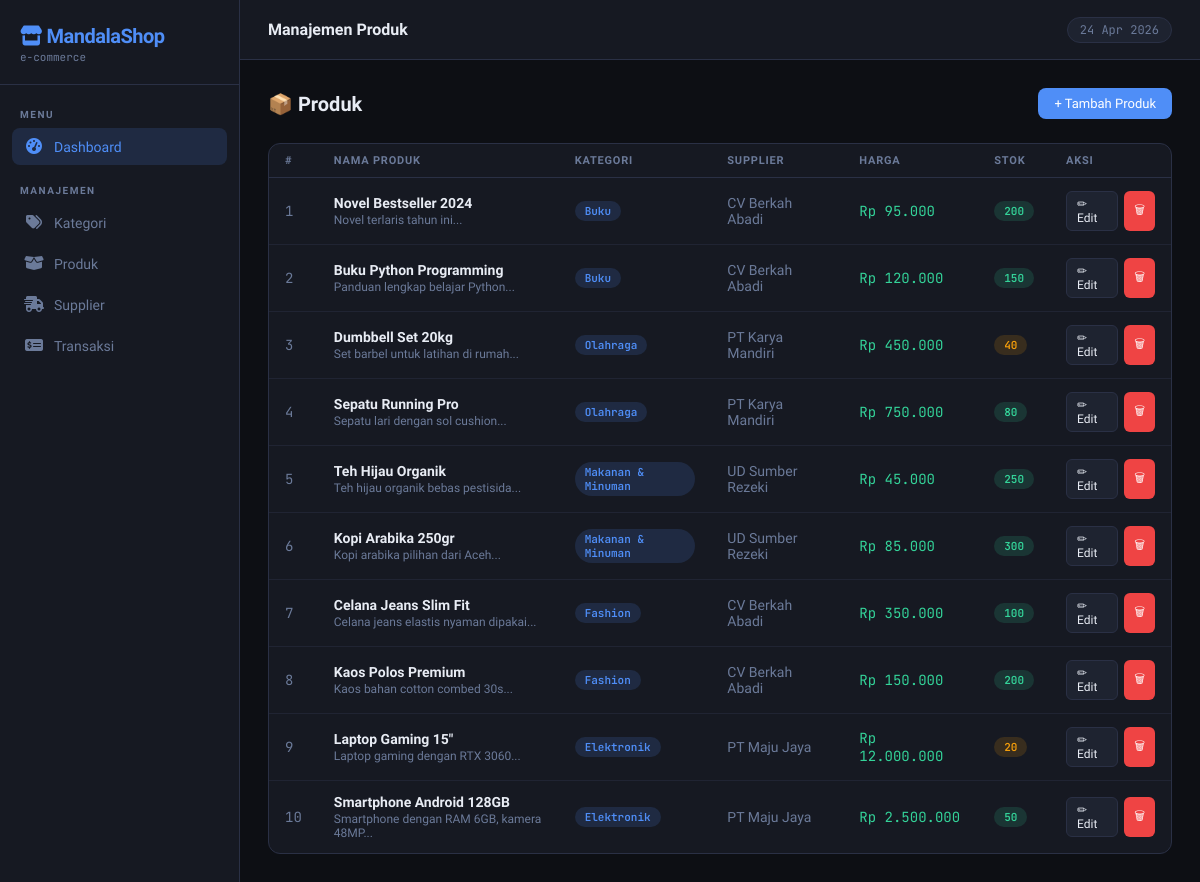
The page /?page=produk on the database its author committed.
### tables this page shows
CREATE TABLE IF NOT EXISTS produk (
    id INT AUTO_INCREMENT PRIMARY KEY,
    nama VARCHAR(150) NOT NULL,
    kategori_id INT,
    supplier_id INT,
    harga DECIMAL(15,2) NOT NULL DEFAULT 0,
    stok INT NOT NULL DEFAULT 0,
    deskripsi TEXT,
    created_at TIMESTAMP DEFAULT CURRENT_TIMESTAMP,
    FOREIGN KEY (kategori_id) REFERENCES kategori(id) ON DELETE SET NULL,
    FOREIGN KEY (supplier_id) REFERENCES supplier(id) ON DELETE SET NULL
);

CREATE TABLE IF NOT EXISTS kategori (
    id INT AUTO_INCREMENT PRIMARY KEY,
    nama VARCHAR(100) NOT NULL,
    deskripsi TEXT,
    created_at TIMESTAMP DEFAULT CURRENT_TIMESTAMP
);

CREATE TABLE IF NOT EXISTS supplier (
    id INT AUTO_INCREMENT PRIMARY KEY,
    nama VARCHAR(150) NOT NULL,
    email VARCHAR(100),
    telepon VARCHAR(20),
    alamat TEXT,
    created_at TIMESTAMP DEFAULT CURRENT_TIMESTAMP
);

### app/controllers/ProdukController.php (called while the page is built, shortened)
<?php
require_once 'Controller.php';
require_once 'app/models/ProdukModel.php';
class ProdukController extends Controller {
    private $model;
    public function __construct() {
        $this->model = new ProdukModel();
    }
    public function index() {
        $this->view('produk/index', [
            'title'   => 'Manajemen Produk',
            'produks' => $this->model->getAllWithRelations(),
            'flash'   => $this->getFlash(),
        ]);
    }
}

### app/models/Model.php (called while the page is built, shortened)
<?php
class Model {
    public function __construct() {
        $this->db = new mysqli(DB_HOST, DB_USER, DB_PASS, DB_NAME);
    }
}

### app/models/ProdukModel.php (called while the page is built, shortened)
<?php
require_once 'Model.php';
class ProdukModel extends Model {
    public function getAllWithRelations() {
        $sql = "SELECT p.*, k.nama AS nama_kategori, s.nama AS nama_supplier
                FROM produk p
                LEFT JOIN kategori k ON p.kategori_id = k.id
                LEFT JOIN supplier s ON p.supplier_id = s.id
                ORDER BY p.id DESC";
        $result = $this->db->query($sql);
        return $result ? $result->fetch_all(MYSQLI_ASSOC) : [];
    }
}

### app/views/produk/index.php (the view)
<div class="page-header">
    <h2>📦 Produk</h2>
    <a href="?page=produk&action=create" class="btn btn-primary">+ Tambah Produk</a>
</div>
<div class="card">
    <div class="table-wrap">
        <table>
            <thead>
                <tr>
                    <th>#</th>
                    <th>Nama Produk</th>
                    <th>Kategori</th>
                    <th>Supplier</th>
                    <th>Harga</th>
                    <th>Stok</th>
                    <th>Aksi</th>
                </tr>
            </thead>
            <tbody>
                <?php if (empty($produks)): ?>
                <tr><td colspan="7">
                    <div class="empty-state">
                        <div class="big-icon">📦</div>
                        <p>Belum ada produk. <a href="?page=produk&action=create" style="color:var(--accent)">Tambah sekarang</a></p>
                    </div>
                </td></tr>
                <?php else: ?>
                <?php foreach ($produks as $i => $p): ?>
                <tr>
                    <td class="text-muted text-mono"><?= $i + 1 ?></td>
                    <td>
                        <div style="font-weight:600"><?= htmlspecialchars($p['nama']) ?></div>
                        <?php if (!empty($p['deskripsi'])): ?>
                        <div class="text-muted" style="font-size:12px;margin-top:2px">
                            <?= htmlspecialchars(substr($p['deskripsi'], 0, 50)) ?>...
                        </div>
                        <?php endif; ?>
                    </td>
                    <td><span class="badge badge-blue"><?= htmlspecialchars($p['nama_kategori'] ?? '-') ?></span></td>
                    <td class="text-muted"><?= htmlspecialchars($p['nama_supplier'] ?? '-') ?></td>
                    <td class="text-mono" style="color:var(--accent2)">Rp <?= number_format($p['harga'], 0, ',', '.') ?></td>
                    <td>
                        <?php $stokClass = $p['stok'] < 10 ? 'badge-red' : ($p['stok'] < 50 ? 'badge-amber' : 'badge-green'); ?>
                        <span class="badge <?= $stokClass ?>"><?= $p['stok'] ?></span>
                    </td>
                    <td>
                        <div class="actions">
                            <a href="?page=produk&action=edit&id=<?= $p['id'] ?>" class="btn btn-ghost btn-sm">✏ Edit</a>
                            <a href="?page=produk&action=delete&id=<?= $p['id'] ?>" class="btn btn-danger btn-sm"
                               onclick="return confirm('Hapus produk ini?')">🗑</a>
                        </div>
                    </td>
                </tr>
                <?php endforeach; ?>
                <?php endif; ?>
            </tbody>
        </table>
    </div>
</div>

### app/controllers/Controller.php (shortened to what this page needs)
<?php
class Controller {
    protected function view($view, $data = []) {
        extract($data);
        $viewPath = "app/views/{$view}.php";
        if (file_exists($viewPath)) {
            require $viewPath;
        } else {
            echo "<p>View '{$view}' tidak ditemukan.</p>";
        }
        $content = ob_get_clean();
        require 'app/views/layouts/main.php';
    }
}

### index.php (shortened to what this page needs)
<?php
spl_autoload_register(function ($class) {
    $paths = ['app/controllers/', 'app/models/'];
    foreach ($paths as $path) {
        $file = $path . $class . '.php';
        if (file_exists($file)) {
            return;
        }
    }
});
$page = $_GET['page'] ?? 'dashboard';
$action = $_GET['action'] ?? 'index';
$id = $_GET['id'] ?? null;
$routes = [
    'dashboard'  => 'DashboardController',
    'kategori'   => 'KategoriController',
    'produk'     => 'ProdukController',
    'supplier'   => 'SupplierController',
    'transaksi'  => 'TransaksiController',
];
if (array_key_exists($page, $routes)) {
    $controller = new $controllerClass();
    if (method_exists($controller, $action)) {
        $controller->$action($id);
    } else {
        $controller->index();
    }
} else {
    http_response_code(404);
    echo "<h1>404 - Halaman tidak ditemukan</h1>";
}

### app/views/layouts/main.php (shortened to what this page needs)
<!DOCTYPE html>
<html lang="id">
<head>
    <link rel="stylesheet" href="https://cdnjs.cloudflare.com/ajax/libs/font-awesome/6.5.0/css/all.min.css">
</head>
<body>
<aside class="sidebar">
    <div class="sidebar-brand">
        <div class="logo">
            <i class="fa-solid fa-store"></i> MandalaShop
        </div>
        <div class="tagline">e-commerce</div>
    </div>
    <nav class="sidebar-nav">
        <div class="nav-label">Menu</div>
        <a href="?page=dashboard" class="nav-link <?= ($page ?? '') === 'dashboard' || ($page ?? '') === '' ? 'active' : '' ?>">
            <span class="icon">
                <i class="fa-solid fa-gauge-high"></i>
            </span>
            Dashboard
        </a>
        <div class="nav-label" style="margin-top:8px;">Manajemen</div>
        <a href="?page=kategori" class="nav-link <?= ($page ?? '') === 'kategori' ? 'active' : '' ?>">
            <span class="icon">
                <i class="fa-solid fa-tags"></i>
            </span>
            Kategori
        </a>
        <a href="?page=produk" class="nav-link <?= ($page ?? '') === 'produk' ? 'active' : '' ?>">
            <span class="icon">
                <i class="fa-solid fa-box-open"></i>
            </span>
            Produk
        </a>
        <a href="?page=supplier" class="nav-link <?= ($page ?? '') === 'supplier' ? 'active' : '' ?>">
            <span class="icon">
                <i class="fa-solid fa-truck-fast"></i>
            </span>
            Supplier
        </a>
        <a href="?page=transaksi" class="nav-link <?= ($page ?? '') === 'transaksi' ? 'active' : '' ?>">
            <span class="icon">
                <i class="fa-solid fa-money-check-dollar"></i>
            </span>
            Transaksi
        </a>
    </nav>
</aside>
<main class="main">
    <div class="topbar">
        <span class="topbar-title"><?= htmlspecialchars($title ?? 'Dashboard') ?></span>
        <span class="topbar-badge"><?= date('d M Y') ?></span>
    </div>
    <div class="page-content">
        <?= $content ?>
    </div>
</main>
</body>
</html>

### app/views/layouts/main.php (style rules this page uses)
*, *::before, *::after { box-sizing: border-box; margin: 0; padding: 0; }
:root { --bg: #0d0f14; --surface: #161922; --surface2: #1e2330; --border: #2a3045; --accent: #4f8ef7; --accent2: #34d399; --warn: #f59e0b; --danger: #ef4444; --text: #e8ecf4; --muted: #6b7a99; --sidebar-w: 240px; }
body { font-family: 'Sora', sans-serif; background: var(--bg); color: var(--text); display: flex; min-height: 100vh; font-size: 14px; }
.sidebar { width: var(--sidebar-w); background: var(--surface); border-right: 1px solid var(--border); display: flex; flex-direction: column; position: fixed; top: 0; left: 0; bottom: 0; z-index: 100; }
.sidebar-brand { padding: 24px 20px 20px; border-bottom: 1px solid var(--border); }
.sidebar-brand .logo { font-size: 20px; font-weight: 700; color: var(--accent); letter-spacing: -0.5px; }
.sidebar-brand .tagline { font-size: 11px; color: var(--muted); margin-top: 2px; font-family: 'JetBrains Mono', monospace; }
.sidebar-nav { flex: 1; padding: 16px 12px; display: flex; flex-direction: column; gap: 4px; }
.nav-label { font-size: 10px; font-weight: 600; color: var(--muted); letter-spacing: 1.5px; text-transform: uppercase; padding: 8px 8px 4px; }
.nav-link { display: flex; align-items: center; gap: 10px; padding: 9px 12px; border-radius: 8px; text-decoration: none; color: var(--muted); font-weight: 500; transition: all .15s; }
.nav-link.active { background: rgba(79,142,247,.15); color: var(--accent); }
.nav-link .icon { font-size: 16px; width: 20px; text-align: center; }
.main { margin-left: var(--sidebar-w); flex: 1; display: flex; flex-direction: column; min-height: 100vh; }
.topbar { background: var(--surface); border-bottom: 1px solid var(--border); padding: 0 28px; height: 60px; display: flex; align-items: center; justify-content: space-between; position: sticky; top: 0; z-index: 50; }
.topbar-title { font-size: 16px; font-weight: 600; }
.topbar-badge { background: var(--surface2); border: 1px solid var(--border); border-radius: 20px; padding: 4px 12px; font-size: 12px; color: var(--muted); font-family: 'JetBrains Mono', monospace; }
.page-content { padding: 28px; flex: 1; }
.card { background: var(--surface); border: 1px solid var(--border); border-radius: 12px; overflow: hidden; }
.table-wrap { overflow-x: auto; }
table { width: 100%; border-collapse: collapse; }
th { text-align: left; padding: 10px 16px; font-size: 11px; font-weight: 600; color: var(--muted); letter-spacing: .8px; text-transform: uppercase; border-bottom: 1px solid var(--border); }
td { padding: 13px 16px; border-bottom: 1px solid rgba(42,48,69,.5); vertical-align: middle; }
tr:last-child td { border-bottom: none; }
.btn { display: inline-flex; align-items: center; gap: 6px; padding: 8px 16px; border-radius: 8px; border: none; cursor: pointer; font-family: 'Sora', sans-serif; font-size: 13px; font-weight: 500; text-decoration: none; transition: all .15s; }
.btn-primary { background: var(--accent); color: #fff; }
.btn-danger { background: var(--danger); color: #fff; }
.btn-ghost { background: var(--surface2); color: var(--text); border: 1px solid var(--border); }
.btn-sm { padding: 5px 10px; font-size: 12px; border-radius: 6px; }
.badge { display: inline-block; padding: 3px 10px; border-radius: 20px; font-size: 11px; font-weight: 600; font-family: 'JetBrains Mono', monospace; }
.badge-green { background: rgba(52,211,153,.15); color: var(--accent2); }
.badge-amber { background: rgba(245,158,11,.15); color: var(--warn); }
.badge-blue { background: rgba(79,142,247,.15); color: var(--accent); }
.page-header { display: flex; align-items: center; justify-content: space-between; margin-bottom: 24px; }
.page-header h2 { font-size: 20px; font-weight: 700; }
.text-muted { color: var(--muted); }
.text-mono { font-family: 'JetBrains Mono', monospace; }
.actions { display: flex; gap: 6px; }

### rows shown on the page
produk: nama "Novel Bestseller 2024", deskripsi "Novel terlaris tahun ini", kategori.nama "Buku", supplier.nama "CV Berkah Abadi", harga "95.000", stok "200"
produk: nama "Buku Python Programming", deskripsi "Panduan lengkap belajar Python", kategori.nama "Buku", supplier.nama "CV Berkah Abadi", harga "120.000", stok "150"
produk: nama "Dumbbell Set 20kg", deskripsi "Set barbel untuk latihan di rumah", kategori.nama "Olahraga", supplier.nama "PT Karya Mandiri", harga "450.000", stok "40"
produk: nama "Sepatu Running Pro", deskripsi "Sepatu lari dengan sol cushion", kategori.nama "Olahraga", supplier.nama "PT Karya Mandiri", harga "750.000", stok "80"
produk: nama "Teh Hijau Organik", deskripsi "Teh hijau organik bebas pestisida", kategori.nama "Makanan & Minuman", supplier.nama "UD Sumber Rezeki", harga "45.000", stok "250"
produk: nama "Kopi Arabika 250gr", deskripsi "Kopi arabika pilihan dari Aceh", kategori.nama "Makanan & Minuman", supplier.nama "UD Sumber Rezeki", harga "85.000", stok "300"
produk: nama "Celana Jeans Slim Fit", deskripsi "Celana jeans elastis nyaman dipakai", kategori.nama "Fashion", supplier.nama "CV Berkah Abadi", harga "350.000", stok "100"
produk: nama "Kaos Polos Premium", deskripsi "Kaos bahan cotton combed 30s", kategori.nama "Fashion", supplier.nama "CV Berkah Abadi", harga "150.000", stok "200"
produk: nama "Laptop Gaming 15\"", deskripsi "Laptop gaming dengan RTX 3060", kategori.nama "Elektronik", supplier.nama "PT Maju Jaya", harga "12.000.000", stok "20"
produk: nama "Smartphone Android 128GB", deskripsi "Smartphone dengan RAM 6GB, kamera 48MP", kategori.nama "Elektronik", supplier.nama "PT Maju Jaya", harga "2.500.000", stok "50"

### other values the page prints
$title "Manajemen Produk"
